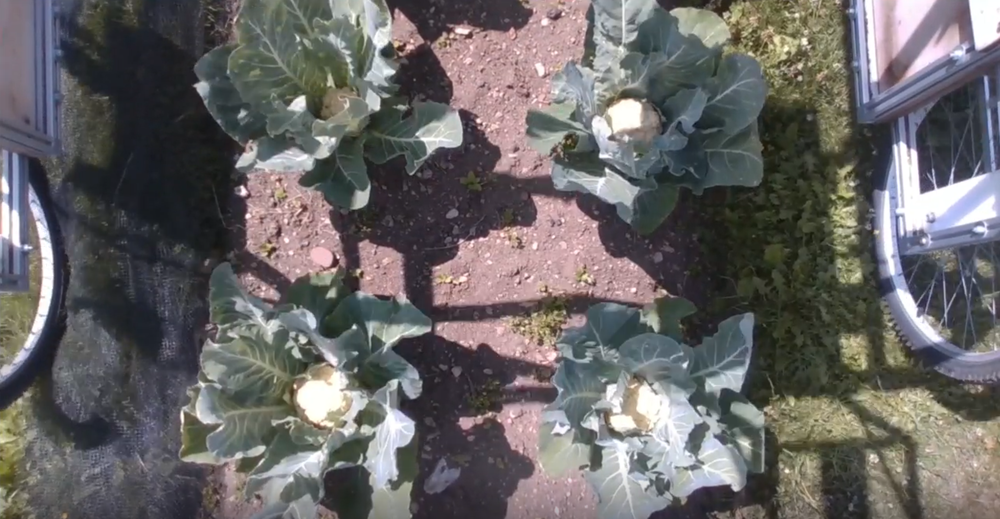
#> input picture 1.png, 1000 x 519 px, shrunk from 1911 x 991 before the run
$ python img_assess.py   (older library calls are emulated)
#> lines starting #> are read from the running program, lines starting #| are printed output that depends on the picture; after the words box and inside, x2 and y2 are one past the last pixel; in counts of white or black regions, pixels touching at a corner belong together
import cv2
import numpy as np

def evaluate_image(path, blur_thresh_low=30.0, blur_thresh_high=100.0, overexpose_thresh=0.05):
#> called with path = '1.png', blur_thresh_low = 30, blur_thresh_high = 100, overexpose_thresh = 0.05
    image = cv2.imread(path)
#> image is the input picture: shape (519, 1000, 3); mean B, G, R 101.6, 101.7, 104.4
    if image is None:
        raise ValueError("Could not load image.")

    gray = cv2.cvtColor(image, cv2.COLOR_BGR2GRAY)
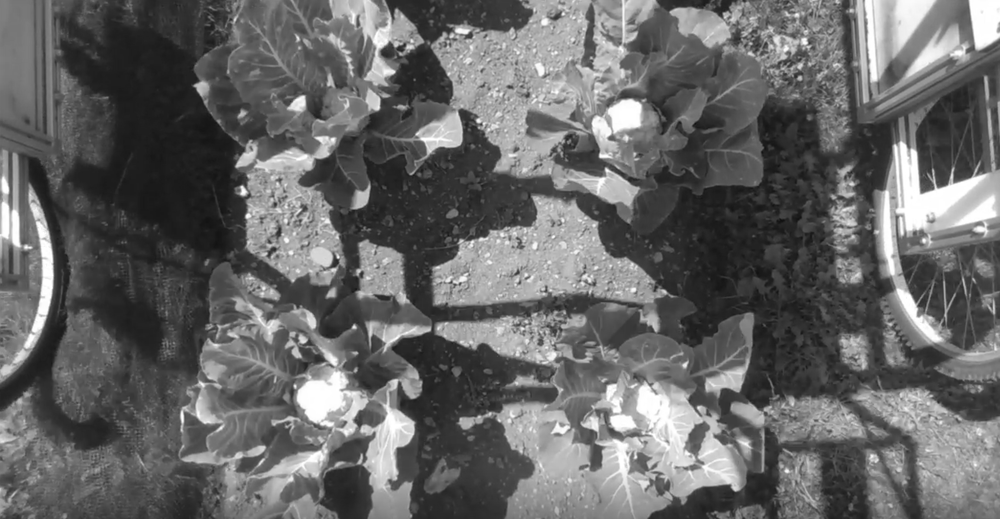
#> gray: shape (519, 1000); min 16, max 255, mean 102.5

    #Assessing clarity (Laplace variance)
    laplacian_var = cv2.Laplacian(gray, cv2.CV_64F).var()
#> laplacian_var = 300.4
    if laplacian_var < blur_thresh_low:
        sharpness_level = "Blurry"
    elif laplacian_var < blur_thresh_high:
        sharpness_level = "Acceptable"
    else:
        sharpness_level = "Sharp"

    #Assess whether overexposure has occurred
    overexposed_mask = cv2.inRange(image, (240, 240, 240), (255, 255, 255))
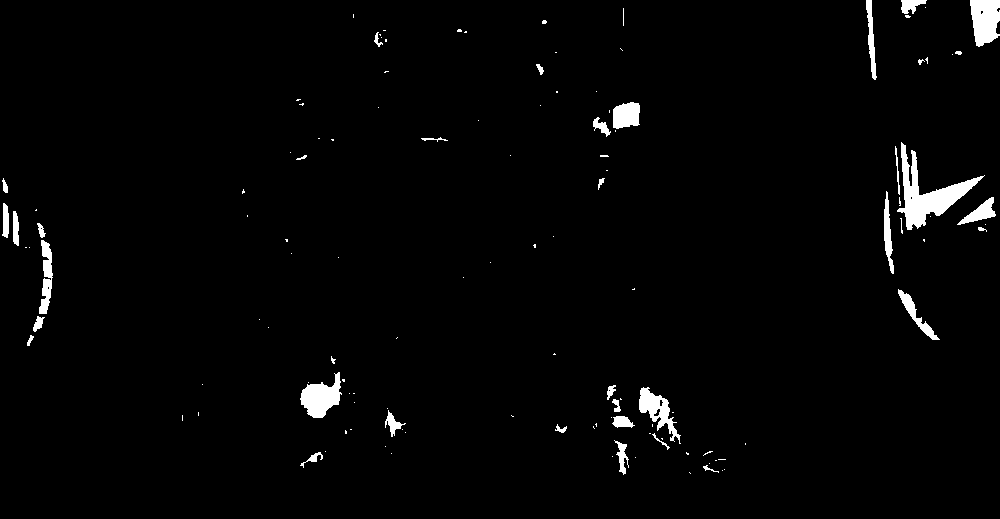
#> overexposed_mask: shape (519, 1000); 2.1% white; 126 white regions (88 under 20 px), largest, box (x1, y1, x2, y2) and area: (897, 142, 985, 230) 2233, (970, 0, 1000, 47) 1111, (300, 372, 342, 418) 1086
    overexposed_ratio = np.sum(overexposed_mask > 0) / (image.shape[0] * image.shape[1])
#> overexposed_ratio = 0.021
    is_overexposed = overexposed_ratio > overexpose_thresh
#> is_overexposed = False

    #Result output
    print(f"Image: {path}")
    print(f"  Sharpness Value: {laplacian_var:.2f} -> {sharpness_level}")
#|   Sharpness Value: 300.45 -> Sharp
    print(f"  Overexposed Ratio: {overexposed_ratio:.2%} -> {'Overexposed' if is_overexposed else 'Normal'}")
#|   Overexposed Ratio: 2.10% -> Normal

    return {
        "sharpness": laplacian_var,
        "sharpness_level": sharpness_level,
        "overexposed_ratio": overexposed_ratio,
        "is_overexposed": is_overexposed
    }


if __name__ == "__main__":
    path = "1.png"
    evaluate_image(path)
